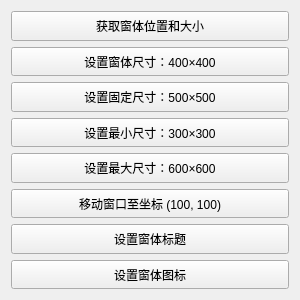
<?xml version="1.0" encoding="UTF-8"?>
<ui version="4.0">
 <class>QWidgetDemo</class>
 <widget class="QWidget" name="QWidgetDemo">
  <property name="geometry">
   <rect>
    <x>0</x>
    <y>0</y>
    <width>300</width>
    <height>300</height>
   </rect>
  </property>
  <property name="minimumSize">
   <size>
    <width>0</width>
    <height>0</height>
   </size>
  </property>
  <property name="windowTitle">
   <string>QWidgetDemo</string>
  </property>
  <layout class="QVBoxLayout" name="verticalLayout">
   <item>
    <widget class="QPushButton" name="pbtn_GetGeometryAndSize">
     <property name="sizePolicy">
      <sizepolicy hsizetype="Expanding" vsizetype="Expanding">
       <horstretch>0</horstretch>
       <verstretch>0</verstretch>
      </sizepolicy>
     </property>
     <property name="text">
      <string>获取窗体位置和大小</string>
     </property>
    </widget>
   </item>
   <item>
    <widget class="QPushButton" name="pbtn_SetSize">
     <property name="sizePolicy">
      <sizepolicy hsizetype="Expanding" vsizetype="Expanding">
       <horstretch>0</horstretch>
       <verstretch>0</verstretch>
      </sizepolicy>
     </property>
     <property name="text">
      <string>设置窗体尺寸：400×400</string>
     </property>
    </widget>
   </item>
   <item>
    <widget class="QPushButton" name="pbtn_SetFixedSize">
     <property name="sizePolicy">
      <sizepolicy hsizetype="Expanding" vsizetype="Expanding">
       <horstretch>0</horstretch>
       <verstretch>0</verstretch>
      </sizepolicy>
     </property>
     <property name="text">
      <string>设置固定尺寸：500×500</string>
     </property>
    </widget>
   </item>
   <item>
    <widget class="QPushButton" name="pbtn_SetMinimumSize">
     <property name="sizePolicy">
      <sizepolicy hsizetype="Expanding" vsizetype="Expanding">
       <horstretch>0</horstretch>
       <verstretch>0</verstretch>
      </sizepolicy>
     </property>
     <property name="text">
      <string>设置最小尺寸：300×300</string>
     </property>
    </widget>
   </item>
   <item>
    <widget class="QPushButton" name="pbtn_SetMaximumSize">
     <property name="sizePolicy">
      <sizepolicy hsizetype="Expanding" vsizetype="Expanding">
       <horstretch>0</horstretch>
       <verstretch>0</verstretch>
      </sizepolicy>
     </property>
     <property name="text">
      <string>设置最大尺寸：600×600</string>
     </property>
    </widget>
   </item>
   <item>
    <widget class="QPushButton" name="pbtn_MoveToPosition">
     <property name="sizePolicy">
      <sizepolicy hsizetype="Expanding" vsizetype="Expanding">
       <horstretch>0</horstretch>
       <verstretch>0</verstretch>
      </sizepolicy>
     </property>
     <property name="text">
      <string>移动窗口至坐标 (100, 100)</string>
     </property>
    </widget>
   </item>
   <item>
    <widget class="QPushButton" name="pbtn_SetTitle">
     <property name="sizePolicy">
      <sizepolicy hsizetype="Expanding" vsizetype="Expanding">
       <horstretch>0</horstretch>
       <verstretch>0</verstretch>
      </sizepolicy>
     </property>
     <property name="text">
      <string>设置窗体标题</string>
     </property>
    </widget>
   </item>
   <item>
    <widget class="QPushButton" name="pbtn_SetIcon">
     <property name="sizePolicy">
      <sizepolicy hsizetype="Expanding" vsizetype="Expanding">
       <horstretch>0</horstretch>
       <verstretch>0</verstretch>
      </sizepolicy>
     </property>
     <property name="text">
      <string>设置窗体图标</string>
     </property>
    </widget>
   </item>
  </layout>
 </widget>
 <resources/>
 <connections/>
</ui>
